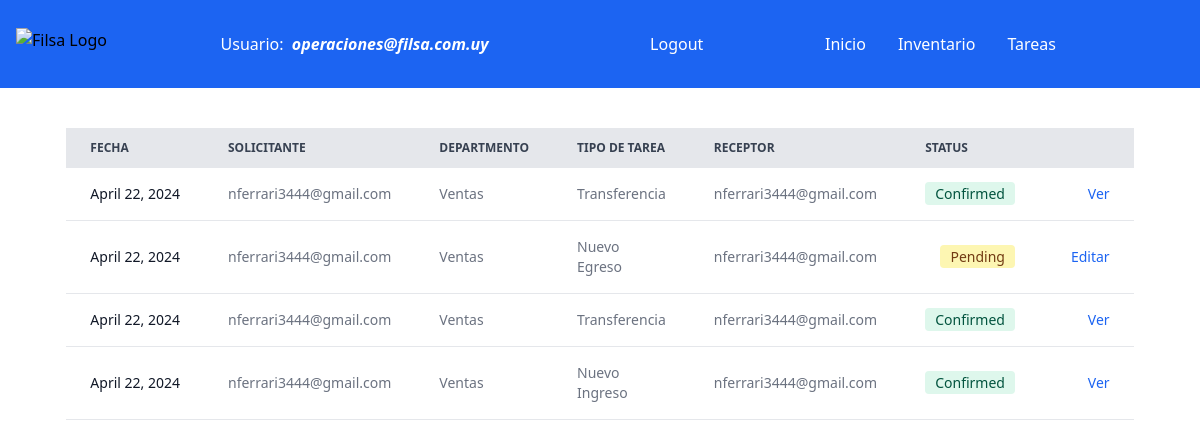
/tasks/ (signed in), run on an earlier commit of the app's database.
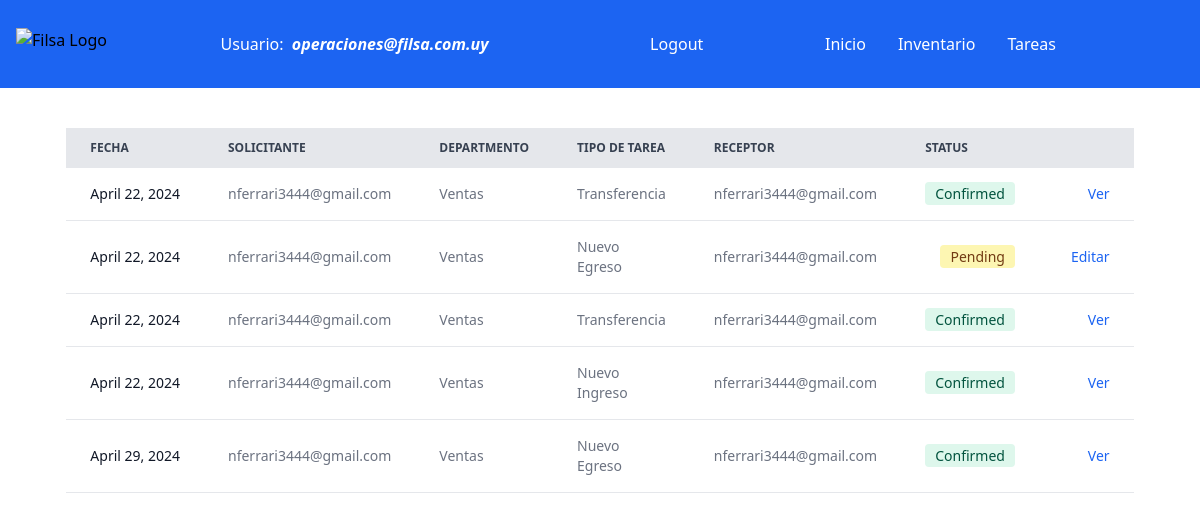
And on a later commit of the database.
### filsa/models.py (models this page shows)
class CustomUser( AbstractBaseUser , PermissionsMixin ):
    class Meta:
        verbose_name = 'Usuarios'
        verbose_name_plural = 'Usuarios'
    username = models.CharField(max_length=40, verbose_name="Usuario")
    password = models.CharField(max_length=100)
    email = models.EmailField(max_length=40, blank=False, unique=True,
                              default='', error_messages =
                                {'required': 'Please provide your email address.',
                  'unique': 'An account with this email exist'}, verbose_name="Correo")
    departamento = models.CharField(max_length=30,  default='Sales', verbose_name="Departamento")
    role = models.CharField(max_length=40,  blank=True, null=True, verbose_name= "Rol")
    is_staff = models.BooleanField(default=False)
    is_superuser = models.BooleanField(default=False)
    is_active = models.BooleanField(default=True)
    USERNAME_FIELD = 'email'
    REQUIRED_FIELDS = ['username']
    objects = CustomUserManager()

class Tasks(models.Model):
    STATUS = [('Pending','Pending'),
              ('Confirmed','Confirmed')]
    DEPARTMENT = [('Ventas','Ventas'),
                ('Dirección', 'Dirección'),
                ('Administración', 'Administración'),
                 ('Encargado Servicio Técnico', 'Encargado Servicio Técnico'),
                ('Servicio Técnico', 'Servicio Técnico'),
                ('Logística','Logística')
                ]
    MOTIVOSINGRESO = [('Devolución Mercadería', 'Devolución Mercadería'),
                ('Importación', 'Importación'),
                 ('Compra en Plaza', 'Compra en Plaza'),
                 ('Armado Nuevo Producto', 'Armado Nuevo Producto' )]
    MOTIVOSEGRESO = [('Servicio Técnico', 'Servicio Técnico'),
                     ('Planta de Armado', 'Planta de Armado'),
                      ('Ventas', 'Ventas'),
                       ('Mantenimiento', 'Mantenimiento') ]
    task_id = models.AutoField(primary_key=True)
    receptor = models.ForeignKey(CustomUser, on_delete=models.CASCADE, related_name='receptor',  blank=True, null=True)
    issuer = models.ForeignKey(CustomUser, on_delete=models.CASCADE, related_name='issuer', blank=True, null=True)
    status = models.CharField(max_length=30, choices= STATUS, default='Pending')
    department = models.CharField(max_length=30, choices = DEPARTMENT, default='Sales')
    date = models.DateField(verbose_name=u"Fecha")
    deliveryDate = models.DateField(verbose_name=u"Fecha", default = '1970-01-01')
    motivoIngreso = models.CharField(max_length=30, choices = MOTIVOSINGRESO) # default='Transferencia Depósitos')
    motivoEgreso = models.CharField(max_length=30, choices = MOTIVOSEGRESO) #default='Transferencia Depósitos')
    warehouseProduct = models.ForeignKey(WarehousesProduct, on_delete= models.CASCADE, blank=True, null=True)
    actionType = models.CharField(max_length=20,  default='Inbound')
    observationsSolicitud = models.CharField(max_length=500, null=True, blank= True)
    observationsConfirma = models.CharField(max_length=500, null=True, blank= True)

### filsa/views.py (the view, shortened to what this page needs)
# urls.py: path('tasks/', TaskListView.as_view() , name='tasks'),
class TaskListView(LoginRequiredMixin, generic.ListView):
    template_name = 'tasks.html'
    model = Tasks
    def get_queryset(self) -> QuerySet[Any]:
        user_is_staff = self.request.user.is_staff
        if user_is_staff:
            self.tasks = Tasks.objects.all() # , actionType='Nueva Solicitud')
            return self.tasks
    def get_context_data(self, **kwargs):
        context = super(TaskListView, self).get_context_data(**kwargs)
        context['tasks'] = self.tasks
        return context

### filsa/templates/tasks.html (shortened to what this page needs)
{% extends '_base.html' %}
{% load static %}
{% block content %}
<div class="w-full px-4 relative overflow-x-auto mt-10 sm:rounded-lg">
    <table class="py-8 px-4 mx-auto max-w-2xl lg:py-16 text-sm text-left rtl:text-right text-gray-500 dark:text-gray-400">
        <thead class="text-xs text-gray-700 uppercase bg-gray-200 dark:bg-gray-700 dark:text-gray-400">
            <tr>
                <th scope="col" class="px-6 py-3">
                    Fecha
                </th>
                <th scope="col" class="px-6 py-3">
                    <div class="flex items-center">
                        Solicitante
                    </div>
                </th>
                <th scope="col" class="px-6 py-3">
                    <div class="flex items-center">
                        Departmento
                    </div>
                </th>
                <th scope="col" class="px-6 py-3">
                    <div class="flex items-center">
                        Tipo de Tarea
                    </div>
                </th>
                <th scope="col" class="px-6 py-3">
                    <div class="flex items-center">
                        Receptor
                    </div>
                </th>
                <th scope="col" class="px-6 py-3">
                    <div class="flex items-center">
                        Status
                    </div>
                </th>
                <th scope="col" class="px-6 py-3">
                </th>
            </tr>
        </thead>
        <tbody>
            {% for task in tasks %}
            <tr class="bg-white border-b dark:bg-gray-800 dark:border-gray-700">
                <th scope="row" class="px-6 py-4 font-medium text-gray-900 whitespace-nowrap dark:text-white">
                    {{task.date}}
                </th>
                <td class="px-6 py-4">
                    {{task.issuer}}
                </td>
                <td class="px-6 py-4">
                    {{task.department}}
                </td>
                <td class="px-6 py-4">
                    {{task.actionType}}
                </td>
                <td class="px-6 py-4">
                    {{task.receptor}}
                </td>
                    {% if task.status == 'Pending' %}
                    <td class="px-6 py-4 text-right">
                        <span class="bg-yellow-100 text-yellow-800 text-sm font-medium me-2 px-2.5 py-0.5 rounded dark:bg-yellow-900 dark:text-yellow-300">{{task.status}}</span>
                    </td>
                    {% else %}
                    <td class="px-6 py-4 text-right">
                    <span class="bg-green-100 text-green-800 text-sm font-medium me-2 px-2.5 py-0.5 rounded dark:bg-green-900 dark:text-green-300">{{task.status}}</span>
                </td>
                {% endif %}
                {% if task.actionType == 'Nuevo Egreso' and task.status == 'Pending' %}
                <td class="px-6 py-4 text-right">
                    <a href="{% url 'outbounddelivery' requested_id=task.task_id %}"  class="font-medium text-blue-600 dark:text-blue-500 hover:underline">Editar</a>
                </td>
                {% elif task.actionType == 'Nuevo Egreso' and task.status == 'Confirmed' %}
                <td class="px-6 py-4 text-right">
                    <a href="{% url 'outboundconfirmed' requested_id=task.task_id %}"  class="font-medium text-blue-600 dark:text-blue-500 hover:underline">Ver</a>
                </td>
                {% elif task.actionType == 'Nuevo Ingreso' and task.status == 'Pending' %}
                <td class="px-6 py-4 text-right">
                    <a href="{% url 'inboundreception' requested_id=task.task_id %}"  class="font-medium text-blue-600 dark:text-blue-500 hover:underline">Editar</a>
                </td>
                {% elif task.actionType == 'Nuevo Ingreso' and task.status == 'Confirmed' %}
                <td class="px-6 py-4 text-right">
                    <a href="{% url 'inboundconfirmed' requested_id=task.task_id %}"  class="font-medium text-blue-600 dark:text-blue-500 hover:underline">Ver</a>
                </td>
                {% elif task.actionType == 'Transferencia' and task.status == 'Pending' %}
                <td class="px-6 py-4 text-right">
                    <a href="{% url 'transferreception' requested_id=task.task_id %}"  class="font-medium text-blue-600 dark:text-blue-500 hover:underline">Editar</a>
                </td>
                {% elif task.actionType == 'Transferencia' and task.status == 'Confirmed' %}
                <td class="px-6 py-4 text-right">
                    <a href="{% url 'transferconfirmed' requested_id=task.task_id %}"  class="font-medium text-blue-600 dark:text-blue-500 hover:underline">Ver</a>
                </td>
                 {% endif %}
            </tr>
            {% endfor %}
        </tbody>
    </table>
</div>
  {% endblock content %}

### filsa/templates/_base.html (shortened to what this page needs)
{% load compress %}
{% load static %}
{% load grouptag %}
<!DOCTYPE html>
<html lang="en">
<head>
<link rel="stylesheet" href="https://ajax.googleapis.com/ajax/libs/jqueryui/1.11.4/themes/smoothness/jquery-ui.css">
    {% compress css %}
 <link rel="stylesheet" href="{% static 'src/output.css' %}">
    {% endcompress %}
</head>
<nav class="sm:w-full bg-blue-600 border-gray-200 dark:bg-gray-900">
    <div class="max-w-screen-xl flex flex-wrap items-center justify-between p-4">
      <a href="https://www.filsa.com.uy/" target="_blank" class="flex items-center space-x-3 rtl:space-x-reverse">
          <img src="https://filsa.s3.amazonaws.com/logo.jpg" class="h-8" alt="Filsa Logo" />
      </a>
      {% if user.is_authenticated %}
      <div class="flex text-white items-center lg:mr-10 sm:mr-0 lm:mr-0">
        Usuario: &nbsp <i><strong class="text-black-400">{{user.get_username}}</strong></i>
      </div>
      <a href="{% url 'logout' %}" class="py-4 px-2 text-white hover:text-green-500 transition duration-300">Logout</a>
      {% else %}
      <a href="{% url 'login' %}" class="py-4 px-2 text-white hover:text-green-500 transition duration-300">Login</a>
      {% endif %}
      <div class="hidden w-full md:block md:w-auto" id="navbar-default">
        <ul class="font-medium flex flex-col p-4 md:p-0 mt-4 border border-gray-100 rounded-lg md:flex-row md:space-x-8 rtl:space-x-reverse md:mt-0 md:border-0 dark:bg-gray-800 md:dark:bg-gray-900 dark:border-gray-700">
          <li>
            <a href="{% url 'home' %}" class="text-white rounded hover:bg-gray-100 md:border-0 md:hover:text-blue-700 md:p-0 dark:text-white md:dark:hover:text-blue-500 dark:hover:bg-gray-700 dark:hover:text-white md:dark:hover:bg-transparent">Inicio</a>
          </li>
          <li>
            <a href="{% url 'stock' %}" class="block py-2 px-3 text-white rounded hover:bg-gray-100 md:border-0 md:hover:text-blue-700 md:p-0 dark:text-white md:dark:hover:text-blue-500 dark:hover:bg-gray-700 dark:hover:text-white md:dark:hover:bg-transparent">Inventario</a>
          </li>
          <li>
            <a href="{% url 'tasks' %}" class="block py-2 px-3 text-white rounded hover:bg-gray-100 md:border-0 md:hover:text-blue-700 md:p-0 dark:text-white md:dark:hover:text-blue-500 dark:hover:bg-gray-700 dark:hover:text-white md:dark:hover:bg-transparent">Tareas</a>
          </li>
        </ul>
      </div>
    </div>
  </nav>
 {% block content %}
 {% endblock content %}
</body>
</html>

What changed in the data, as far as the page shows it:
added Tasks: date "April 29, 2024", issuer "nferrari3444@gmail.com", department "Ventas", actionType "Nuevo Egreso", receptor "nferrari3444@gmail.com", status "Confirmed", shows "Ver"
